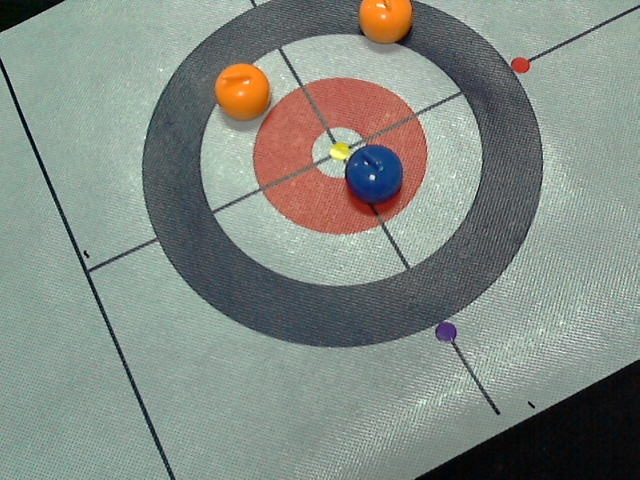
#> input picture team6_ws/src/send_script/send_script/base_image.jpg, 640 x 480 px
$ python -i utils.py   (imports and definitions only)
#> lines starting #> are read from the running program, lines starting #| are printed output that depends on the picture; after the words box and inside, x2 and y2 are one past the last pixel; in counts of white or black regions, pixels touching at a corner belong together
#> further down, picture is the input picture: shape (480, 640, 3); mean B, G, R 131.6, 138.9, 131.4
import cv2
import numpy as np
import requests


'''
Constants: List of trajectories!
'''
# [18 lines left out: function obtain_trajectory_params, not called in this run]


base_url = 'https://tomcheng.me'
def trigger_small_talk(prompt, instruction = ''):
    requests.post(base_url+"/trigger_small_talk",json={'prompt': prompt, 'instruction': instruction}, headers={'Content-Type': 'application/json'})

def trigger_speech(text):
    requests.post(base_url+"/trigger_speech",json={'speech': text }, headers={'Content-Type': 'application/json'})

# [8 lines left out: function get_strategy, not called in this run]


def revert():
    requests.post(base_url+"/revert",json={}, headers={'Content-Type': 'application/json'})


# [12 lines left out: functions encode_result, set_result, not called in this run]

def get_result():
    response=requests.get(base_url+"/get_result")
    return response.json()

def get_state():
    response=requests.get(base_url+"/get_state")
    return response.json()

def progress():
    requests.post(base_url+"/progress",json={},headers={'Content-Type': 'application/json'})

# [19 lines left out: function take_picture, not called in this run]


def resolve_contours(res):
    if len(res) == 2:
        contours, _ = res
    elif len(res) == 3:
        _, contours, _ = res
    return contours


def get_stone_position(src_img):  # testing image_directory: 'webcam_images/second_round.jpg'

    # ---------------------------------------------- Detect Blue stones ------------------------------------------------------------

    image = src_img

    # Blue
    # lower = np.array([96, 156, 100])
    # upper = np.array([135, 255, 220])
    lower = np.array([95, 100, 100])  # Slightly lower thresholds for hue, saturation, and brightness
    upper = np.array([130, 255, 255])

    mask = cv2.inRange(cv2.cvtColor(image, cv2.COLOR_BGR2HSV), lower, upper)
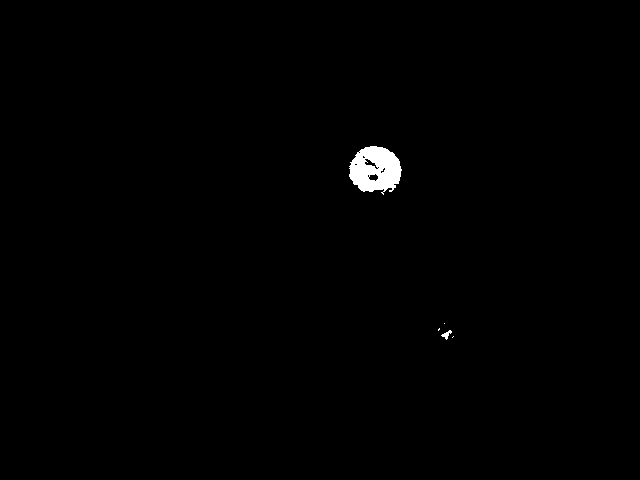
#> mask: shape (480, 640); 0.6% white; 5 white regions (3 under 20 px), largest, box (x1, y1, x2, y2) and area: (349, 146, 402, 195) 1798, (441, 330, 452, 340) 46
    kernel = cv2.getStructuringElement(cv2.MORPH_ELLIPSE, (15, 15))
    closed_mask = cv2.morphologyEx(mask, cv2.MORPH_CLOSE, kernel)
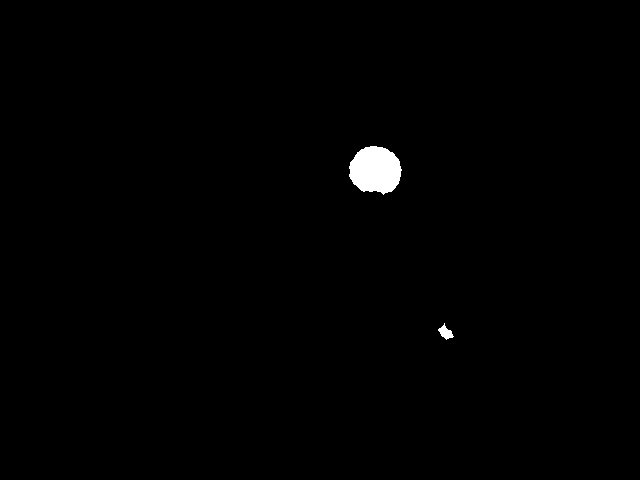
#> closed_mask: shape (480, 640); 0.68% white; 2 white regions
    contours = resolve_contours(cv2.findContours(closed_mask, cv2.RETR_EXTERNAL, cv2.CHAIN_APPROX_SIMPLE))
#> in resolve_contours, `contours, _ = res`: contours = 2 contours; box (x1, y1, x2, y2) and area: (349, 146, 402, 195) 1884, (438, 323, 454, 340) 110
    filled_mask = np.zeros_like(mask)
    cv2.drawContours(filled_mask, contours, -1, 255, thickness=cv2.FILLED)

    # Preprocess the image to binary.
    blurred_image = cv2.GaussianBlur(filled_mask, (5, 5), 0)

    # cv2.imwrite("BlurredImage.jpg",blurred_image)
    _, binary_image = cv2.threshold(blurred_image, 128, 255, cv2.THRESH_BINARY)
#> binary_image: shape (480, 640); 0.68% white; 2 white regions, box (x1, y1, x2, y2) and area: (349, 146, 402, 194) 1955, (438, 325, 453, 339) 127

    # Perform morphological opening to reduce noise.
    binary_image = cv2.erode(binary_image, None, iterations=2)
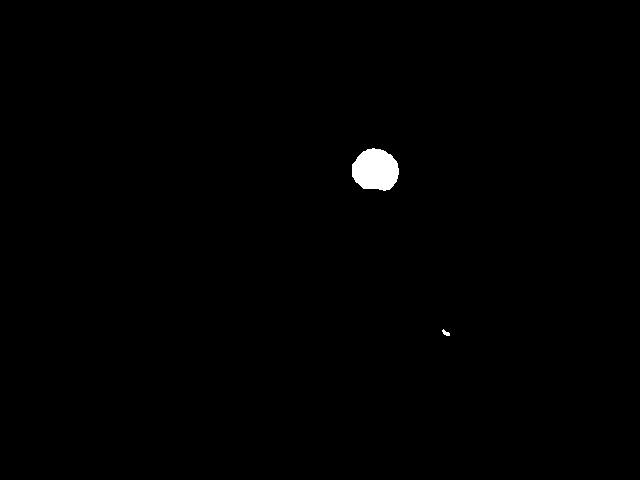
#> binary_image: shape (480, 640); 0.52% white; 2 white regions, box (x1, y1, x2, y2) and area: (352, 148, 399, 191) 1562, (442, 329, 450, 336) 31
    binary_image = cv2.dilate(binary_image, None, iterations=2)
#> binary_image: shape (480, 640); 0.67% white; 2 white regions

    # Find contours in the binary image.
    contours = resolve_contours(cv2.findContours(binary_image, cv2.RETR_EXTERNAL, cv2.CHAIN_APPROX_SIMPLE))
#> in resolve_contours (call 2), `contours, _ = res`: contours = 2 contours; box (x1, y1, x2, y2) and area: (350, 146, 401, 193) 1866, (440, 327, 452, 338) 89
    filled_image = np.zeros_like(binary_image)
    cv2.drawContours(filled_image, contours, -1, 255, thickness=cv2.FILLED)
    contours = resolve_contours(cv2.findContours(filled_image, cv2.RETR_EXTERNAL, cv2.CHAIN_APPROX_SIMPLE))

    # output = cv2.bitwise_and(image, image, mask = filled_mask)
    # cv2.imwrite("output.jpg", output)
    # cv2.imwrite("mask.jpg", filled_mask)

    result_Blue = []
    color_image = image
    for contour in contours:
        # Calculate moments to find the centroid and orientation.
        M = cv2.moments(contour)
        if M["m00"] < 1000:  # Skip if the contour area is zero.
            continue

        if M["m00"] > 3000:  # Skip if the contour area is zero.
            continue

        cx = M["m10"] / M["m00"]
        cy = M["m01"] / M["m00"]

        # # Calculate orientation (principal angle).
        # angle = 0.5 * np.arctan2(2 * M["mu11"], (M["mu20"] - M["mu02"]))
        # # angle = np.arctan2(xmax[1] - ymax[1], xmax[0] - ymax[0])
        # angle_degrees = np.degrees(angle)

        # Draw the centroid on the image.
        # cv2.circle(color_image, (int(cx), int(cy)), 5, (0, 255, 0), -1)

        # # Draw the principal direction as a bidirectional line.
        # length = 400  # Length of the line in one direction
        # dx = int(length * np.cos(angle))
        # dy = int(length * np.sin(angle))

        # #  Draw the line extending equally in both directions from the centroid
        # cv2.line(color_image, (int(cx) - dx, int(cy) - dy), (int(cx) + dx, int(cy) + dy), (255, 0, 0), 2)

        # # Display the centroid coordinates and principal angle.
        # print(f"Centroid: ({cx}, {cy}), Principal Angle: {angle_degrees:.2f} degrees")

        result_Blue.append(cx)
        result_Blue.append(cy)
#> this loop made 2 passes
#> (cx, cy) on pass 2: (375.2, 169.5)
#> after the loop, result_Blue = [375.2, 169.5]

    success = cv2.imwrite("Object_Detection_Blue.jpg", filled_image)


    # ---------------------------------------------- Detect Orange stones ------------------------------------------------------------

    image = src_img

    # Orange
    # lower = np.array([0, 100, 210])
    # upper = np.array([43, 255, 255])
    lower = np.array([8, 150, 200])  # Adjusted lower bound for orange
    upper = np.array([20, 255, 255])

    mask = cv2.inRange(cv2.cvtColor(image, cv2.COLOR_BGR2HSV), lower, upper)
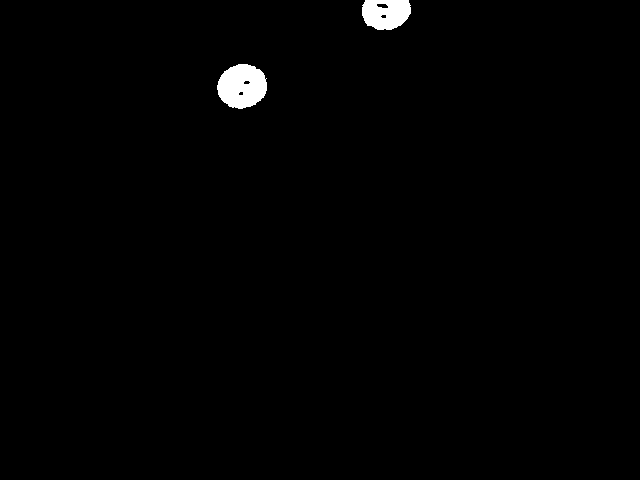
#> mask: shape (480, 640); 0.95% white; 2 white regions, box (x1, y1, x2, y2) and area: (217, 64, 267, 109) 1706, (362, 0, 411, 30) 1198
    kernel = cv2.getStructuringElement(cv2.MORPH_ELLIPSE, (15, 15))
    closed_mask = cv2.morphologyEx(mask, cv2.MORPH_CLOSE, kernel)
#> closed_mask: shape (480, 640); 0.98% white; 2 white regions
    contours = resolve_contours(cv2.findContours(closed_mask, cv2.RETR_EXTERNAL, cv2.CHAIN_APPROX_SIMPLE))
#> in resolve_contours (call 4), `contours, _ = res`: contours = 2 contours; box (x1, y1, x2, y2) and area: (217, 64, 267, 109) 1678, (362, 0, 411, 30) 1188
    filled_mask = np.zeros_like(mask)
    cv2.drawContours(filled_mask, contours, -1, 255, thickness=cv2.FILLED)

    # Preprocess the image to binary.
    blurred_image = cv2.GaussianBlur(filled_mask, (5, 5), 0)

    # cv2.imwrite("BlurredImage.jpg",blurred_image)
    _, binary_image = cv2.threshold(blurred_image, 128, 255, cv2.THRESH_BINARY)
#> binary_image: shape (480, 640); 0.97% white; 2 white regions, box (x1, y1, x2, y2) and area: (217, 64, 267, 109) 1744, (362, 0, 411, 30) 1251

    # Perform morphological opening to reduce noise.
    binary_image = cv2.erode(binary_image, None, iterations=2)
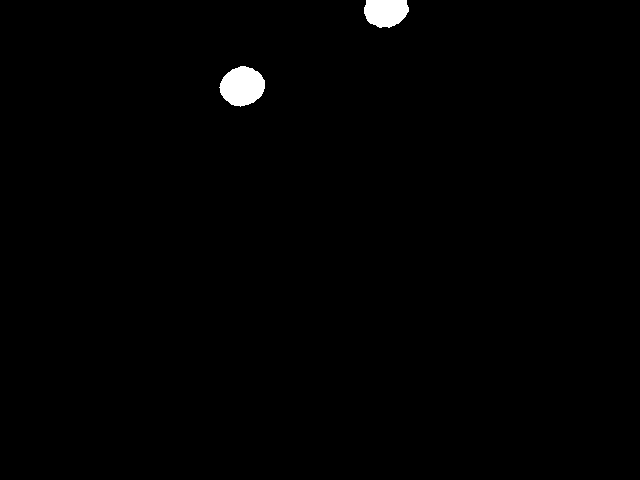
#> binary_image: shape (480, 640); 0.78% white; 2 white regions
    binary_image = cv2.dilate(binary_image, None, iterations=2)

    # Find contours in the binary image.
    contours = resolve_contours(cv2.findContours(binary_image, cv2.RETR_EXTERNAL, cv2.CHAIN_APPROX_SIMPLE))
#> in resolve_contours (call 5), `contours, _ = res`: contours = 2 contours; box (x1, y1, x2, y2) and area: (217, 64, 267, 109) 1677, (362, 0, 411, 30) 1187
    filled_image = np.zeros_like(binary_image)
    cv2.drawContours(filled_image, contours, -1, 255, thickness=cv2.FILLED)
    contours = resolve_contours(cv2.findContours(filled_image, cv2.RETR_EXTERNAL, cv2.CHAIN_APPROX_SIMPLE))

    result_Orange = []
    color_image = image
    for contour in contours:
        # Calculate moments to find the centroid and orientation.
        M = cv2.moments(contour)
        if M["m00"] < 1000:  # Skip if the contour area is zero.
            continue

        if M["m00"] > 3000:  # Skip if the contour area is zero.
            continue

        cx = M["m10"] / M["m00"]
        cy = M["m01"] / M["m00"]

        # # Calculate orientation (principal angle).
        # angle = 0.5 * np.arctan2(2 * M["mu11"], (M["mu20"] - M["mu02"]))
        # # angle = np.arctan2(xmax[1] - ymax[1], xmax[0] - ymax[0])
        # angle_degrees = np.degrees(angle)

        # # Draw the centroid on the image.
        # cv2.circle(color_image, (int(cx), int(cy)), 5, (0, 255, 0), -1)

        # # Draw the principal direction as a bidirectional line.
        # length = 400  # Length of the line in one direction
        # dx = int(length * np.cos(angle))
        # dy = int(length * np.sin(angle))

        # # Draw the line extending equally in both directions from the centroid
        # cv2.line(color_image, (int(cx) - dx, int(cy) - dy), (int(cx) + dx, int(cy) + dy), (255, 0, 0), 2)

        # # Display the centroid coordinates and principal angle.
        # print(f"Centroid: ({cx}, {cy}), Principal Angle: {angle_degrees:.2f} degrees")

        result_Orange.append(cx)
        result_Orange.append(cy)
#> this loop made 2 passes
#> (cx, cy) on passes 1 to 2: (241.8, 85.91), (385.4, 13.01)
#> after the loop, result_Orange = [241.8, 85.91, 385.4, 13.01]

    success = cv2.imwrite("Object_Detection_Orange.jpg", filled_image)

    return result_Blue, result_Orange


# [171 lines left out: functions get_webcam_parameters, get_stone_position_calibrated, not called in this run]

def distance(pos):
    return pos[0] * pos[0] + pos[1] * pos[1]

# [22 lines left out: function calculate_score, not called in this run]

>>> import cv2
>>> picture = cv2.imread('base_image.jpg')
>>> result = get_stone_position(picture)
#> result = ([375.2, 169.5], [241.8, 85.91, 385.4, 13.01])
